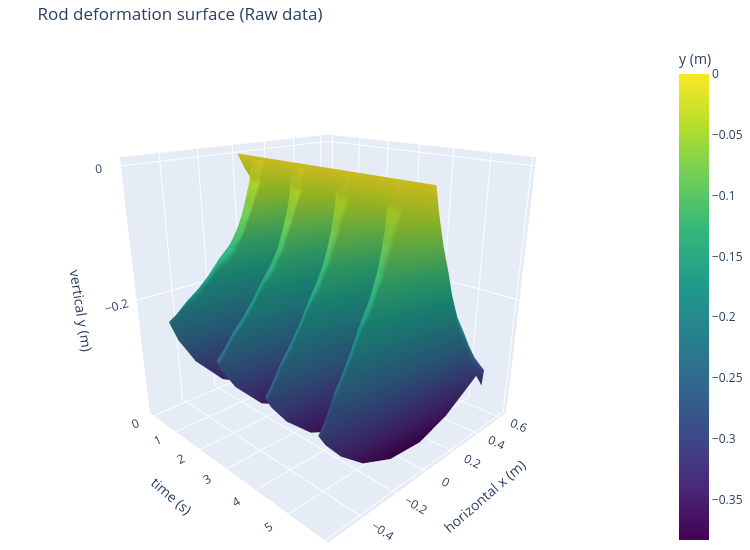

The notebook cell this image was saved under:
### Code cell
import numpy as np
import plotly.graph_objects as go

# Subsample frames for speed (every 4th frame)
_stride = 1
_frames = np.arange(0, n_frames, _stride)
_n_pts  = N_VIDEO_PTS

# Grids: rows = spatial nodes, cols = subsampled frames
X_grid = x_m[_frames, :].T                        # (n_pts, n_t)  horizontal position
T_grid = np.tile(t_raw[_frames], (_n_pts, 1))      # (n_pts, n_t)  time
Y_grid = y_m[_frames, :].T                        # (n_pts, n_t)  vertical position

# ── Plotly 3D surface (rotatable) ─────────────────────────────────────────
fig3d = go.Figure(go.Surface(
    x=T_grid,
    y=X_grid,
    z=Y_grid,
    colorscale='viridis',
    colorbar=dict(title='y (m)'),
))
fig3d.update_layout(
    title='Rod deformation surface (Raw data)',
    scene=dict(
        xaxis_title='time (s)',
        yaxis_title='horizontal x (m)',
        zaxis_title='vertical y (m)',
        camera=dict(eye=dict(x=1.5, y=-1.5, z=0.8))
    ),
    width=750, height=550, margin=dict(l=0, r=0, t=40, b=0)
)
fig3d.show()

# ── Static Matplotlib version (saved to file) ─────────────────────────────
# fig2, ax2 = plt.subplots(figsize=(8, 5), dpi=100,
#                           subplot_kw=dict(projection='3d'))
# ax2.plot_surface(X_grid, T_grid, Y_grid,
#                  cmap='viridis', linewidth=0, antialiased=True, alpha=0.85)
# ax2.set_xlabel('Horizontal x (m)')
# ax2.set_ylabel('Time (s)')
# ax2.set_zlabel('Vertical y (m)')
# ax2.set_title('Rod deformation surface')
# plt.tight_layout()
# plt.savefig('../Figure_1.png', dpi=150, bbox_inches='tight')
# plt.show()

### Figure 1 — Plotly figure (JSON) as saved in the notebook; plotly's stock layout.template omitted (floating-point values rounded to 4 significant figures; data arrays with more than 128 entries replaced by an {"elided": "..."} marker saying what was removed)
{"data": [{"colorbar": {"title": {"text": "y (m)"}}, "colorscale": [[0, "#440154"], [0.1111, "#482878"], [0.2222, "#3e4989"], [0.3333, "#31688e"], [0.4444, "#26828e"], [0.5556, "#1f9e89"], [0.6667, "#35b779"], [0.7778, "#6ece58"], [0.8889, "#b5de2b"], [1, "#fde725"]], "type": "surface", "x": {"elided": "25x76 float values"}, "y": {"elided": "25x76 float values"}, "z": {"elided": "25x76 float values"}}], "layout": {"height": 550, "margin": {"b": 0, "l": 0, "r": 0, "t": 40}, "scene": {"camera": {"eye": {"x": 1.5, "y": -1.5, "z": 0.8}}, "xaxis": {"title": {"text": "time (s)"}}, "yaxis": {"title": {"text": "horizontal x (m)"}}, "zaxis": {"title": {"text": "vertical y (m)"}}}, "title": {"text": "Rod deformation surface (Raw data)"}, "width": 750}}
